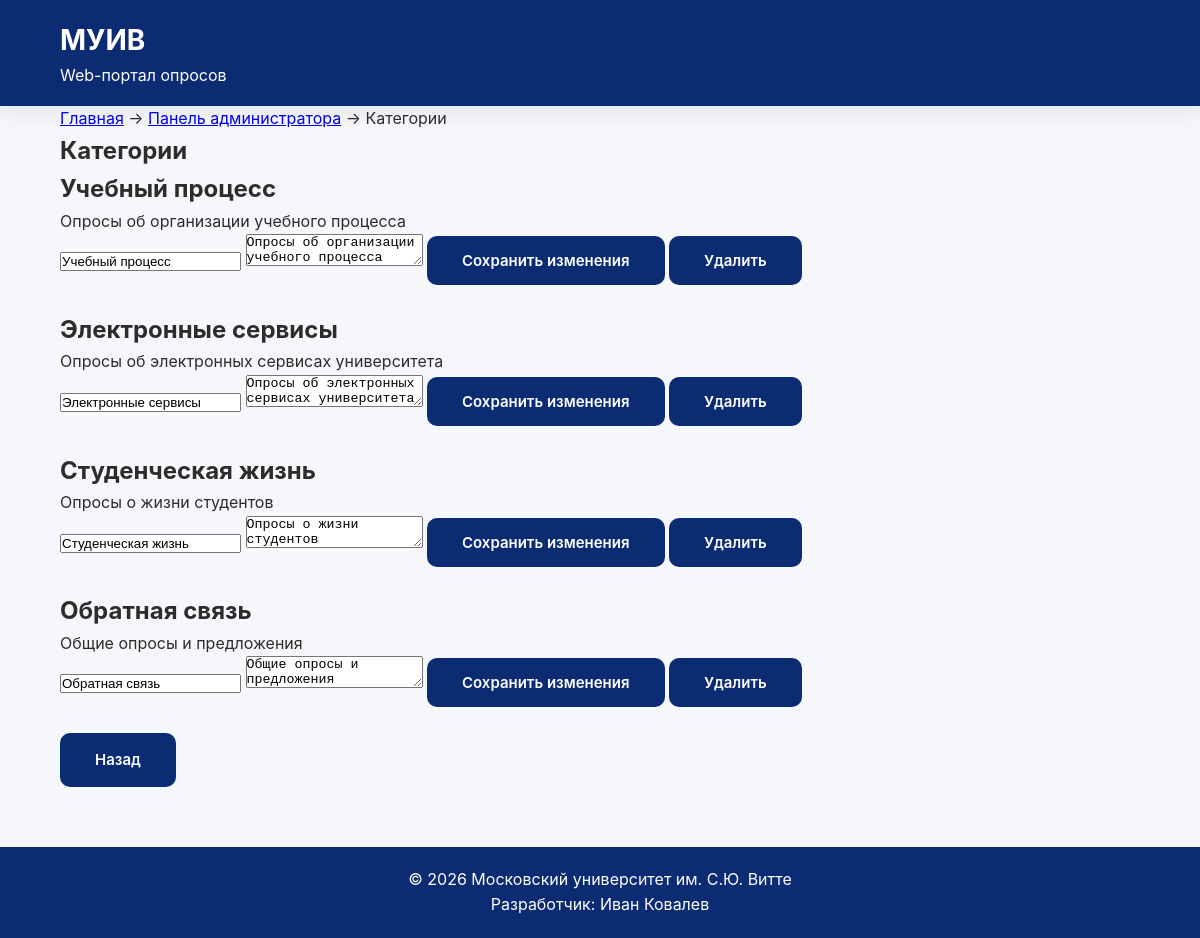
/admin-categories.php (signed in), run on the app's committed database.
### tables this page shows
CREATE TABLE `categories` (
  `CAT_ID` int(11) NOT NULL,
  `CAT_NAME` varchar(100) NOT NULL,
  `CAT_DESCRIPTION` varchar(255) DEFAULT NULL
);

### admin-categories.php (the view, shortened to what this page needs)
<?php
require_once __DIR__ . '/db.php';
$sql = "SELECT CAT_ID, CAT_NAME, CAT_DESCRIPTION
        FROM categories
        ORDER BY CAT_ID";
$stmt = $pdo->query($sql);
$categories = $stmt->fetchAll(PDO::FETCH_ASSOC);
?>
<!DOCTYPE html>
<html lang="ru">
<head>
    <link rel="stylesheet" href="css/style.css">
</head>
<body>
<header>
    <div class="container">
        <div class="logo">
            <a href="index.php">
                <span>МУИВ</span>
                <small>Web-портал опросов</small>
            </a>
        </div>
    </div>
</header>
<main>
<section class="teacher-panel">
    <div class="container">
        <div class="breadcrumbs">
            <a href="index.php">Главная</a>
            <span>→</span>
            <a href="admin.php">Панель администратора</a>
            <span>→</span>
            <span>Категории</span>
        </div>
        <h1>Категории</h1>
        <?php foreach ($categories as $category): ?>
            <div class="teacher-card">
                <h2>
                    <?= htmlspecialchars($category['CAT_NAME']) ?>
                </h2>
                <p>
                    <?= htmlspecialchars($category['CAT_DESCRIPTION']) ?>
                </p>
                <form method="post">
                    <input type="text"
                           name="cat_name"
                           value="<?= htmlspecialchars($category['CAT_NAME']) ?>"
                           required>
                    <textarea name="cat_description"
                              required><?= htmlspecialchars($category['CAT_DESCRIPTION']) ?></textarea>
                    <button type="submit"
                            name="edit_category"
                            class="btn">
                        Сохранить изменения
                    </button>
                    <button type="submit"
                            name="delete_category"
                            class="btn"
                            onclick="return confirm('Удалить эту категорию?');">
                        Удалить
                    </button>
                </form>
            </div>
            <br>
        <?php endforeach; ?>
        <a href="admin.php" class="btn">
            Назад
        </a>
    </div>
</section>
</main>
<footer>
    © 2026 Московский университет им. С.Ю. Витте
    <br>
    Разработчик: Иван Ковалев
</footer>
</body>
</html>

### css/style.css (style rules this page uses)
* { margin: 0; padding: 0; box-sizing: border-box; }
:root { --primary:#0b2b72; --primary-dark:#16235A; --secondary:#8B1E3F; --secondary-dark:#6F1732; --background:#F5F7FA; --white:#FFFFFF; --text:#2C2C2C; --border:#D8DCE5; --radius:12px; --shadow:0 6px 20px rgba(0,0,0,.08); --transition:.25s; }
body { font-family: 'Inter', sans-serif; background:var(--background); color:var(--text); line-height:1.6; }
.container { width:90%; max-width:1200px; margin:auto; }
header { background:var(--primary); color:white; padding:18px 0; box-shadow:var(--shadow); }
header .container { display:flex; justify-content:space-between; align-items:center; }
.logo { font-size:24px; font-weight:700; }
.logo a { display:flex; flex-direction:column; text-decoration:none; color:white; }
.logo span { font-size:28px; color:white; }
.logo small { font-size:16px; font-weight:400; color:white; }
.btn { display:inline-block; background:var(--primary); color:white; padding:15px 35px; border-radius:10px; text-decoration:none; transition:var(--transition); font-weight:600; border:none; font-family:'Inter', sans-serif; font-size:15px; cursor:pointer; }
html { height:100%; }
body { min-height:100%; display:flex; flex-direction:column; }
main { flex:1; }
footer { background:var(--primary); color:white; text-align:center; padding:20px; margin-top:60px; }

### data on the page
categories: CAT_NAME "Учебный процесс", CAT_DESCRIPTION "Опросы об организации учебного процесса", cat_name "Учебный процесс", cat_description "Опросы об организации учебного процесса"
categories: CAT_NAME "Электронные сервисы", CAT_DESCRIPTION "Опросы об электронных сервисах университета", cat_name "Электронные сервисы", cat_description "Опросы об электронных сервисах университета"
categories: CAT_NAME "Студенческая жизнь", CAT_DESCRIPTION "Опросы о жизни студентов", cat_name "Студенческая жизнь", cat_description "Опросы о жизни студентов"
categories: CAT_NAME "Обратная связь", CAT_DESCRIPTION "Общие опросы и предложения", cat_name "Обратная связь", cat_description "Общие опросы и предложения"
